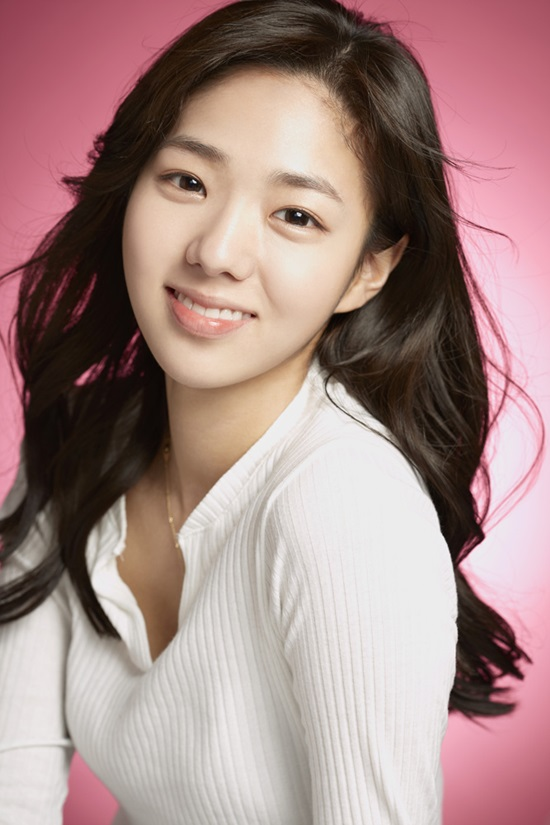
#> input picture class01/homework/WooChangMin/hw1_Day07_OpenCV/opencv/my_input.jpg, 550 x 825 px
$ python 'opencv crop.py'
#> lines starting #> are read from the running program, lines starting #| are printed output that depends on the picture
import numpy as np
import cv2
# 이미지 파일을 Read
img = cv2.imread("my_input.jpg")
#> img is the input picture: shape (825, 550, 3); mean B, G, R 133.9, 136.6, 165.2

w,h,ch=img.shape
#> w = 825; h = 550; ch = 3
cX=w*0.5
#> cX = 412.5
cY=h*0.5
#> cY = 275
cropped = img[130:355,50:395]
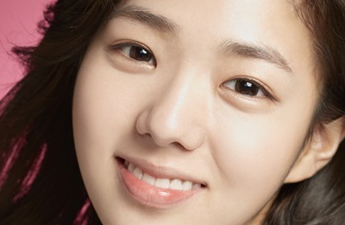
#> cropped: shape (225, 345, 3); mean B, G, R 111.5, 126.1, 154.1


resized=cv2.resize(cropped,(400,200))
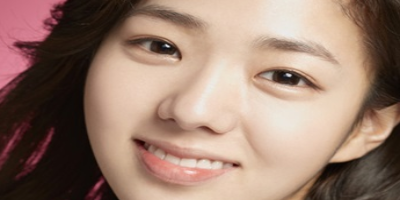
#> resized: shape (200, 400, 3); mean B, G, R 111.4, 126, 154
half_doubled=cv2.resize(img,(678,1016))


M = cv2.getRotationMatrix2D((cX, cY), 45, 1.0)
rotated_45 = cv2.warpAffine(img, M, (w, h))
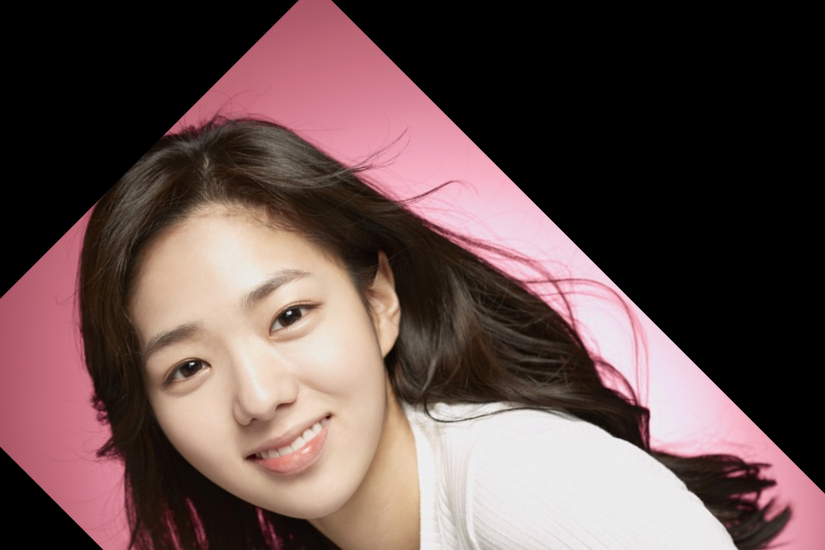
#> rotated_45: shape (550, 825, 3); mean B, G, R 77.5, 79.1, 100.8


cv2.imshow("Original", img)
cv2.imshow("cropped image", cropped)
cv2.imshow("resized image", resized)
cv2.imshow("half_doubled Image",half_doubled)
cv2.imshow("rotated_45 Image",rotated_45)


# output.png로 읽은 이미지 파일을 저장
cv2.imwrite("half_doubled.png", half_doubled)


# 별도 x키 입력이 있을 때 까지 대기
cv2.waitKey()
# Destroy all windows
cv2.destroyAllWindows()

$ run again, with class01/homework/WooChangMin/hw1_Day07_OpenCV/opencv/cat.jpg copied over class01/homework/WooChangMin/hw1_Day07_OpenCV/opencv/my_input.jpg
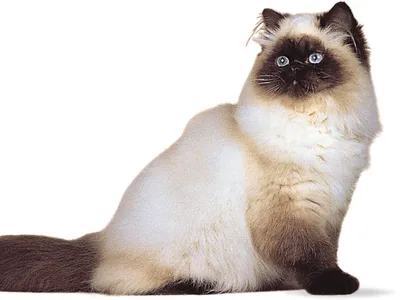
#> input picture class01/homework/WooChangMin/hw1_Day07_OpenCV/opencv/cat.jpg, 400 x 300 px
#> img is the input picture: shape (300, 400, 3); mean B, G, R 200.9, 204.9, 212.3
#> `half_doubled=cv2.resize(img,(678,1016))`:
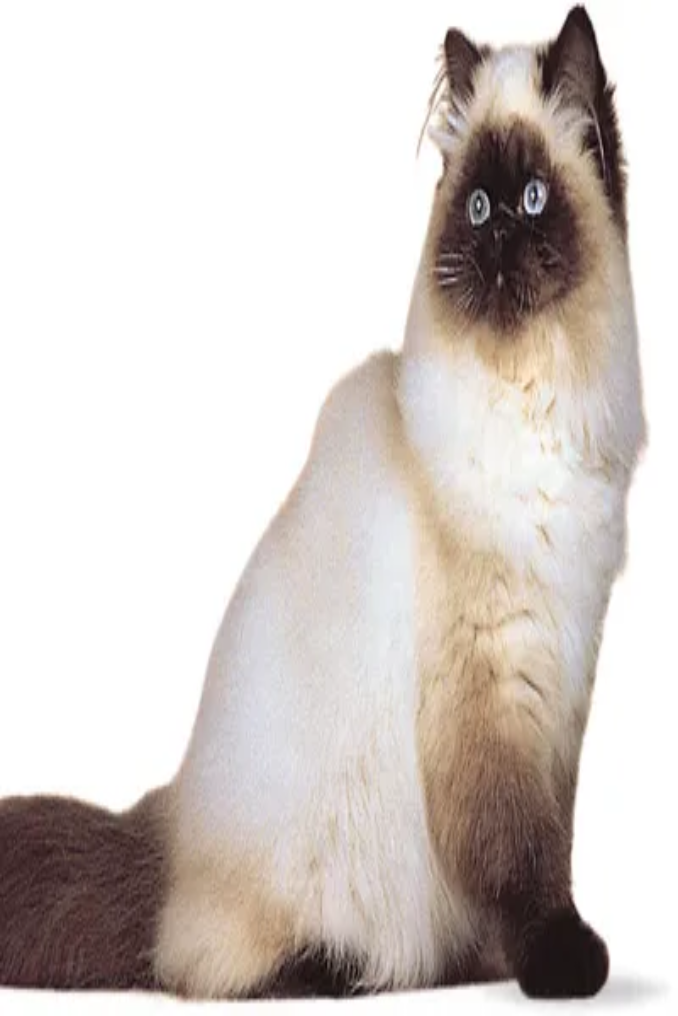
#> half_doubled: shape (1016, 678, 3); mean B, G, R 200.8, 204.9, 212.2
#> `rotated_45 = cv2.warpAffine(img, M, (w, h))`:
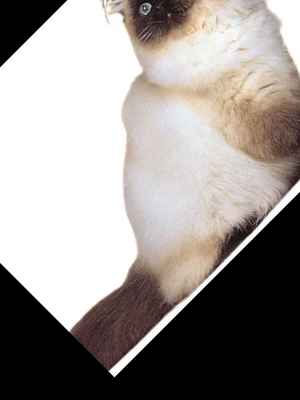
#> rotated_45: shape (400, 300, 3); mean B, G, R 145.9, 149.3, 155.2
